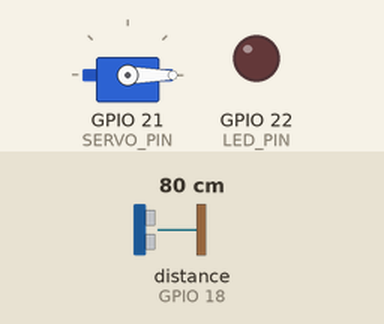
Recording of a sketch running on a simulated ESP32. Parts: servo, output pins drawn as LEDs (lit = HIGH). Wiring (from diagram.json): ultrasonic range finder: trigger GPIO 5; echo GPIO 18; IR receiver: data GPIO 19. Inputs (shaded band) come from the test bench; at power-on: distance to the obstacle (sensor on GPIO 18) 80 cm. The echo pulse lasts 58.3 µs per cm; WiFi joins after 1.5 s; servers stay silent unless stated; no MQTT or app messages arrive unless stated; pins used as bus, display or sensor lines are not drawn; what the sketch prints to the serial monitor is not drawn.

Above: at 2.7 s.
2.8 s: distance to the obstacle (sensor on GPIO 18) set to 23 cm
4.7 s: distance to the obstacle (sensor on GPIO 18) set to 18 cm
At 5.8 s:
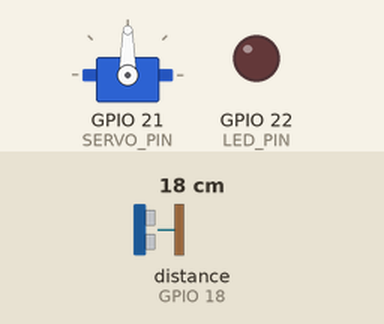
7.0 s: distance to the obstacle (sensor on GPIO 18) set to 35 cm
At 10.4 s:
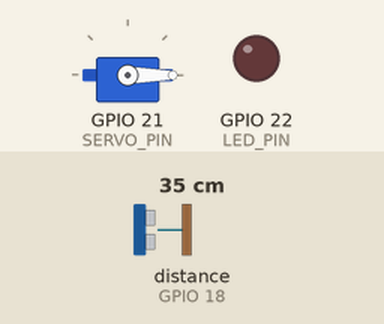
11.0 s: distance to the obstacle (sensor on GPIO 18) set to 2 cm
At 12.1 s:
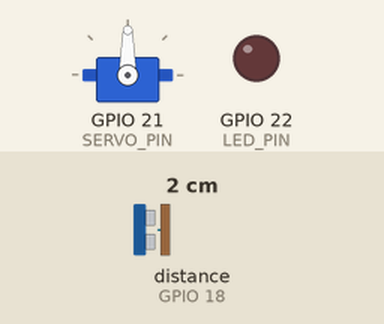
Timing chart, 0 to 14.0 s (numbered marks = the images above; inputs shaded):
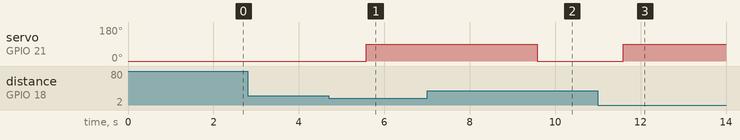

The sketch:

esp32-bin-file.ino
```cpp
#include <WiFi.h>
#include <PubSubClient.h>
#include <ESP32Servo.h>

// Pin Konfigurasi
#define TRIG_PIN 5
#define ECHO_PIN 18
#define LED_PIN 22
#define SERVO_PIN 21
#define IR_PIN 19

// WiFi dan MQTT
const char* ssid = "Wokwi-GUEST";
const char* password = "";
const char* mqtt_server = "broker.hivemq.com";

WiFiClient espClient;
PubSubClient client(espClient);
Servo servo;
bool isOpen = false;

void setup_wifi() {
  Serial.println("Connecting to WiFi...");
  WiFi.begin(ssid, password);
  while (WiFi.status() != WL_CONNECTED) {
    delay(500);
    Serial.print(".");
  }
  Serial.println("\nConnected to WiFi!");
}

void reconnect() {
  while (!client.connected()) {
    Serial.print("Attempting MQTT connection...");
    if (client.connect("esp32TrashClient")) {
      Serial.println("Connected to MQTT");
    } else {
      Serial.print("Failed, rc=");
      Serial.print(client.state());
      delay(5000);
    }
  }
}

void setup() {
  Serial.begin(115200);

  // Setup pin
  pinMode(TRIG_PIN, OUTPUT);
  pinMode(ECHO_PIN, INPUT);
  pinMode(LED_PIN, OUTPUT);
  pinMode(IR_PIN, INPUT);

  // Setup servo
  servo.setPeriodHertz(50);
  servo.attach(SERVO_PIN, 500, 2400);
  servo.write(0); // Tutup awal
  isOpen = false;

  // Setup WiFi dan MQTT
  setup_wifi();
  client.setServer(mqtt_server, 1883);
}

void loop() {
  if (!client.connected()) {
    reconnect();
  }
  client.loop();

  // Baca sensor IR
  int irValue = digitalRead(IR_PIN);
  bool objectDetected = irValue == 0; // 0 artinya benda terdeteksi

  // Baca jarak dengan sensor ultrasonik
  digitalWrite(TRIG_PIN, LOW);
  delayMicroseconds(2);
  digitalWrite(TRIG_PIN, HIGH);
  delayMicroseconds(10);
  digitalWrite(TRIG_PIN, LOW);
  long duration = pulseIn(ECHO_PIN, HIGH);
  float distance = duration * 0.034 / 2;

  // Kontrol Servo
  if (distance < 20 && !isOpen) {
    servo.write(90);  // Buka
    isOpen = true;
    delay(3000);
  } else if (distance >= 20 && isOpen) {
    servo.write(0);   // Tutup
    isOpen = false;
  }

  // Kontrol LED dari IR sensor
  digitalWrite(LED_PIN, objectDetected ? HIGH : LOW);

  // Publish data ke MQTT
  client.publish("iot/trash/distance", String(distance).c_str());
  client.publish("iot/trash/led", objectDetected ? "ON" : "OFF");
  client.publish("iot/trash/servo", distance < 15 ? "AKTIF" : "NONAKTIF");
  client.publish("iot/trash/status", objectDetected ? "PENUH" : "AMAN");

  // Debug ke serial monitor
  Serial.print("Jarak: ");
  Serial.print(distance);
  Serial.print(" cm | IR: ");
  Serial.print(irValue);
  Serial.print(" | Servo: ");
  Serial.print(isOpen ? "Buka" : "Tutup");
  Serial.print(" | LED: ");
  Serial.print(objectDetected ? "ON" : "OFF");
  Serial.print(" | Status: ");
  Serial.println(objectDetected ? "PENUH" : "AMAN");

  delay(1000); // Delay antar pembacaan
}
```

Measured:
- the behaviour switches between 21 and 20 cm on distance to the obstacle (sensor on GPIO 18) (found by bisection; images 0 and 1)
- after the input at 2.8 s, every drawn part: stays the same
- after the input at 4.7 s, servo on GPIO 21 (SERVO_PIN): 0° → 90° after 0.88 s
- after the input at 7.0 s, servo on GPIO 21 (SERVO_PIN): 90° → 0° after 2.6 s
- after the input at 11.0 s, servo on GPIO 21 (SERVO_PIN): 0° → 90° after 0.59 s
